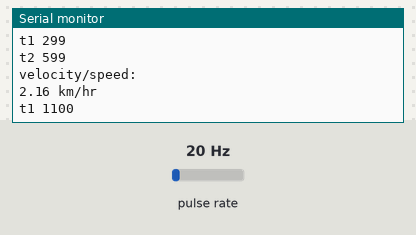
Simulated run of this sketch. Board: Arduino Uno, built with avr-gcc and run on an emulated ATmega328P. Parts: the last lines printed to the serial monitor. Wiring (inferred from the names in the program): pulse sensor: data pin 2. Inputs (shaded band) come from the test bench; at power-on: pulse rate 20 Hz.

Above: at 1.2 s.
1.3 s: pulse rate (sensor on pin 2) set to 4 Hz
At 1.52 s:
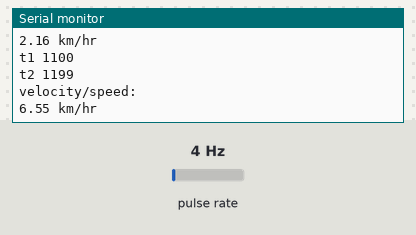
2.8 s: pulse rate (sensor on pin 2) set to 50 Hz
At 3.14 s:
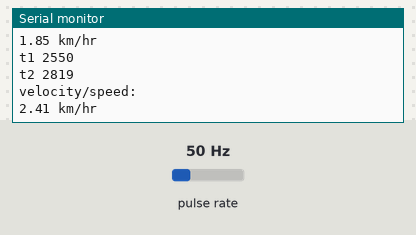
Timing chart, 0 to 5.8 s (numbered marks = the images above; inputs shaded):
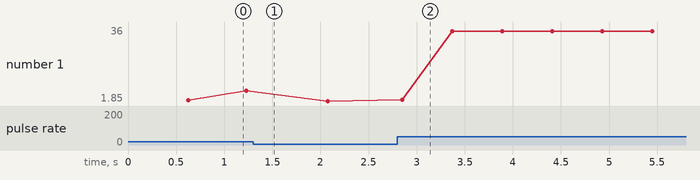

The sketch:

speed.ino
```cpp
int IR1 = 2;
unsigned long t1 = 0;
unsigned long t2 = 0;
float velocity;
int speeding = 0;
bool count1, clear = true;
bool count2, read = false;
int counter = 0;
// int vkmh = (100*3600)/1000;
bool done = true;
unsigned long lastMillis = 0;
void setup()
{

  pinMode(IR1, INPUT_PULLUP);
  attachInterrupt(0, reads, RISING);
  Serial.begin(9600);
}

void loop()
{
  if (count2)
  {
    t2 = millis();
    Serial.print("t2 ");
    Serial.println(t2);
    read = true;
    done = true;
    count1 = false;
    count2 = false;
  }
  if (count1)
  {
    t1 = millis();
    Serial.print("t1 ");
    Serial.println(t1);
    done = true;
    count1 = false;
    count2 = false;
  }

  if (read)
  {
    velocity = t2 - t1;
    velocity = velocity / 1000;                 // convert millisecond to second for timig
    velocity = (0.18 / velocity) * 3.6 * 1000; // km/s
    velocity = velocity/1000;
    Serial.println("velocity/speed: ");
    Serial.print(velocity);
    speeding = velocity;
    Serial.println(" km/hr");
    delay(500);
    read = false;
  }
}
void reads()
{
  if (done) {
    if (millis() - lastMillis >   250) {
      lastMillis = millis();
      //Serial.println("counting");
      counter++;
      if (counter == 1) {
       // Serial.println("count1");
        count1 = true;
        count2 = false;
        //done = false;
      } else if (counter == 2) {
       // Serial.println("count2");
        count2 = true;
        count1 = false;
        counter = 0;

      }
      done = false;
    }
  }
}
```

Measured:
- after the input at 2.8 s, the serial monitor: prints a new line at once (image 2)
- plotted number 1: 6.55 → 1.85 after the input at 1.3 s, 1.85 → 34.11 after the input at 2.8 s
